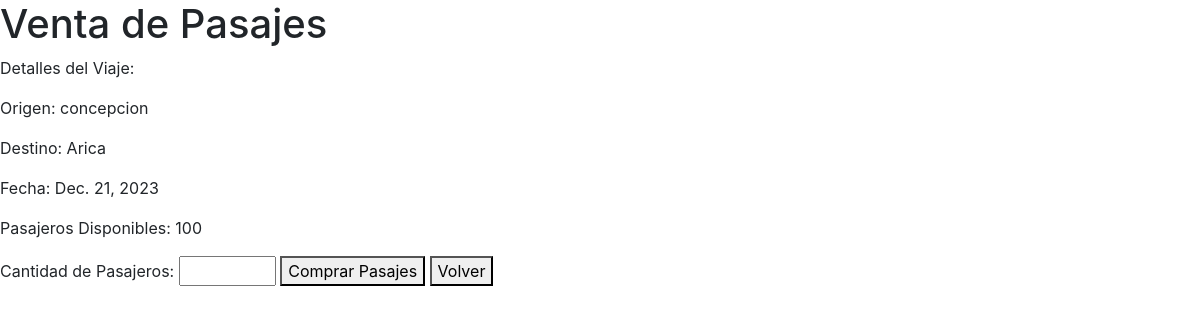
The page /venta_pasajes/5/ on the database its author committed.
### boletos/models.py (models this page shows)
class Viaje(models.Model):
    origen = models.CharField(max_length=100)
    destino = models.CharField(max_length=100)
    fecha = models.DateField()
    cantidad_de_pasajeros_disponibles = models.IntegerField()

### boletos/views.py (the view, shortened to what this page needs)
# urls.py: path('venta_pasajes/', include('boletos.urls')),
def venta_pasajes(request, viaje_id):
    viaje = get_object_or_404(Viaje, pk=viaje_id)
    return render(request, 'venta_pasajes.html', {'viaje': viaje})

### boletos/templates/venta_pasajes.html (shortened to what this page needs)
<!DOCTYPE html>
<html lang="es">
<head>
    <link rel="stylesheet" href="https://stackpath.bootstrapcdn.com/bootstrap/4.3.1/css/bootstrap.min.css"
>
</head>
<body>
  <h1>Venta de Pasajes</h1>
  <p>Detalles del Viaje:</p>
  <p>Origen: {{ viaje.origen }}</p>
  <p>Destino: {{ viaje.destino }}</p>
  <p>Fecha: {{ viaje.fecha }}</p>
  <p>Pasajeros Disponibles: {{ viaje.cantidad_de_pasajeros_disponibles }}</p>
  <form method="post" action="{% url 'venta_pasajes' viaje.id %}">
    <label for="cantidad_pasajeros">Cantidad de Pasajeros:</label>
    <input type="number" name="cantidad_pasajeros" min=1 max="{{ viaje.cantidad_de_pasajeros_disponibles }}" required>
    <button type="submit">Comprar Pasajes</button>
    <a href="{% url 'calendario_ofertas'%}"><button type="button">Volver</button></a>
  </form>
</body>
</html>

### rows shown on the page
Viaje: origen "concepcion", destino "Arica", fecha "Dec. 21, 2023", cantidad_de_pasajeros_disponibles "100"
